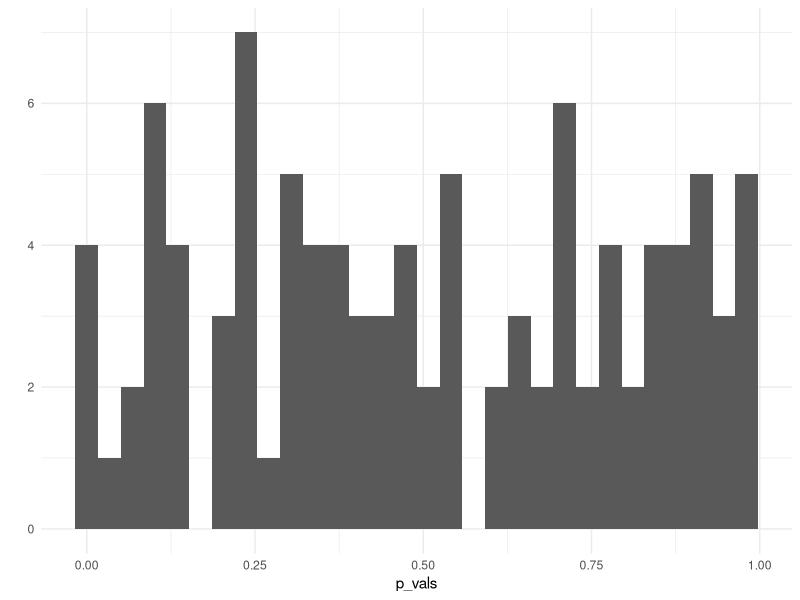
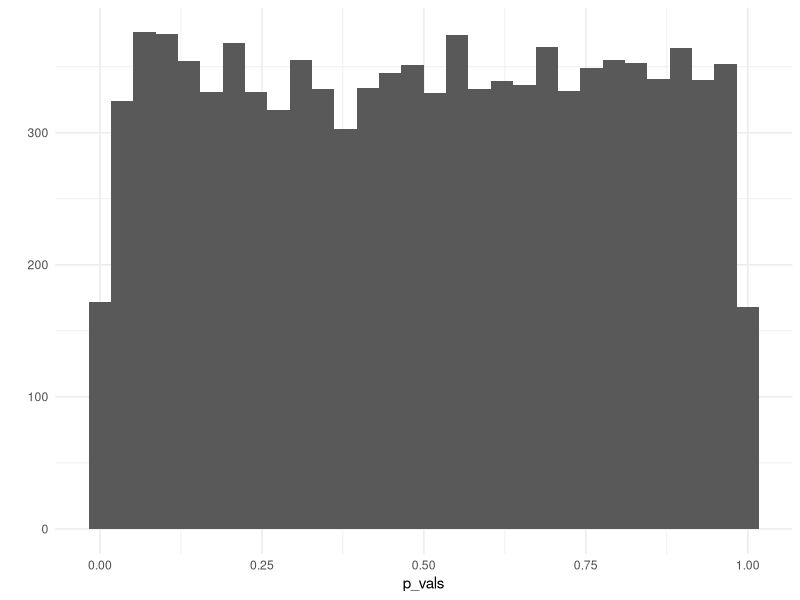
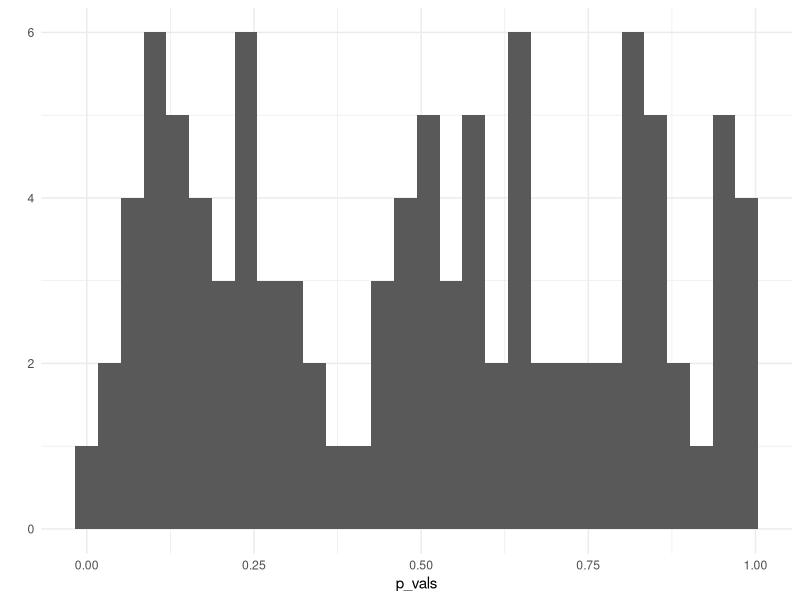
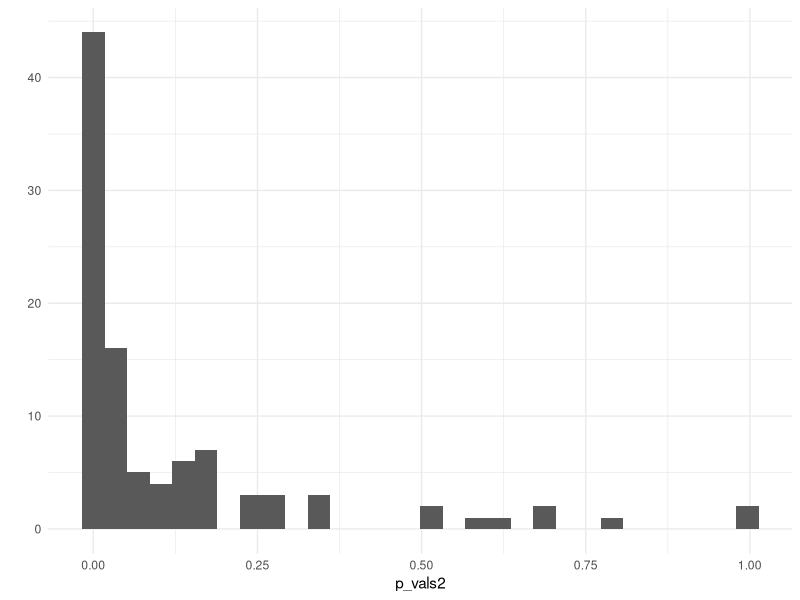
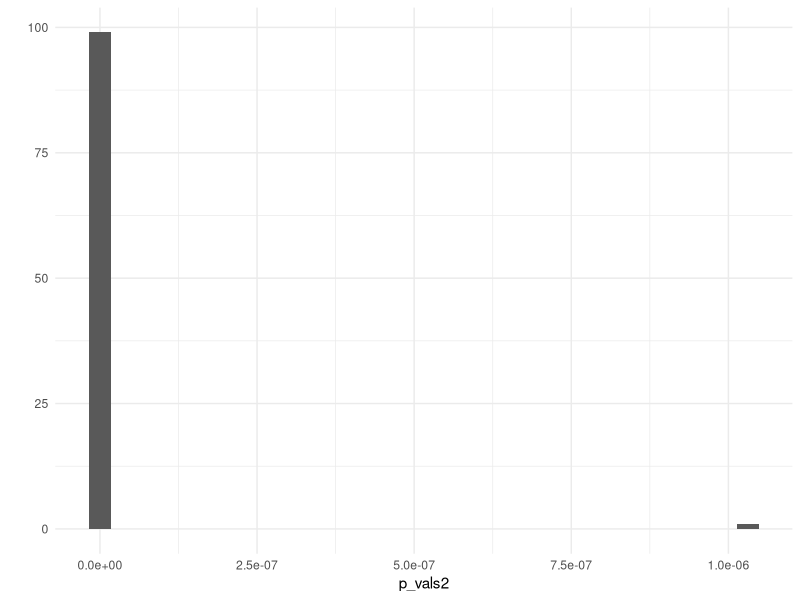

Recreate these plots in R, in order.
# VL Anwendungsorientierte Analyseverfahren, Institut für Publizistik, Uni Mainz
# 2023-04-04

library(tidyverse)
theme_set(theme_minimal())

## Alpha-Fehler

iq_population <- rnorm(n = 220000, mean = 100, sd = 15)
summary(iq_population)

sample_a <- sample(iq_population, size = 20)
summary(sample_a)

sample_b <- sample(iq_population, size = 20)
summary(sample_b)

## T-Test

t.test(sample_a, sample_b, var.equal = T)

p_vals <- replicate(n = 100, {
  t.test(
    x = sample(iq_population, 20),
    y = sample(iq_population, 20),
    var.equal = T
  )$p.value
})

p_vals
qplot(p_vals)

sum(p_vals <= .05)

p_vals <- replicate(n = 10000, {
  t.test(
    x = sample(iq_population, 20),
    y = sample(iq_population, 20),
    var.equal = T
  )$p.value
})

p_vals %>% head()
qplot(p_vals)

sum(p_vals <= .05)

p_vals <- replicate(n = 100, {
  t.test(
    x = sample(iq_population, 1000),
    y = sample(iq_population, 1000),
    var.equal = T
  )$p.value
})

p_vals
qplot(p_vals)

sum(p_vals <= .05)

## Beta-Fehler

iq_jgu <- rnorm(n = 31000, mean = 110, sd = 15)
summary(iq_jgu)

t.test(sample(iq_jgu, size = 20),
  sample(iq_population, size = 20),
  var.equal = T
)

p_vals2 <- replicate(n = 100, {
  t.test(
    x = sample(iq_jgu, 20),
    y = sample(iq_population, 20),
    var.equal = T
  )$p.value
})

p_vals2
qplot(p_vals2)

sum(p_vals2 > .05)

p_vals2 <- replicate(n = 100, {
  t.test(
    x = sample(iq_jgu, 300),
    y = sample(iq_population, 300),
    var.equal = T
  )$p.value
})

p_vals2
qplot(p_vals2)

sum(p_vals2 > .05)
